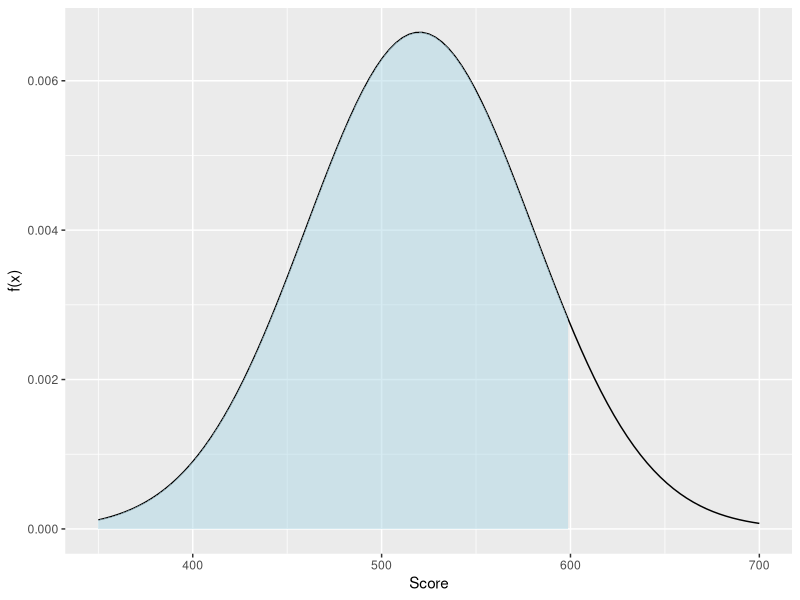

This chart was generated by the following R code:
## ---- chunk 1
#| echo: false
suppressMessages(require(ggplot2))
## ---- chunk 2
#| echo: true
pnorm(1.8,0,1)
pnorm(1.89,0,1)
## ---- chunk 3
#| echo: false
x       = 4
mu      = 5
sigmaSq = 9
pnorm(x, mu, sqrt(sigmaSq))
## ---- chunk 4
#| echo: false
#| fig-cap: "Shaded region corresponding to P(X < 600)"
#| fig-alt: "plot of the normal density with the probability of X being less than 600 shaded"
x       = 600
mu      = 520
sigmaSq = 3600

funcShaded <- function(x, lower_bound) {
    y = dnorm(x, mean = mu, sd = sqrt(sigmaSq))
    y[x >= lower_bound] <- NA
    return(y)
}

xMin = 350
xMax = 700
ggplot(data.frame(x = c(xMin, xMax)), aes(x = x)) + 
    stat_function(fun = dnorm, args = list(mean = mu, sd = sqrt(sigmaSq))) + 
    stat_function(fun = funcShaded, args = list(lower_bound = x), 
                  geom = "area", fill = 'lightblue', alpha = .5) +
    scale_x_continuous(name = "Score") + scale_y_continuous(name = "f(x)")
## ---- chunk 5
#| echo: true
x       = 600
mu      = 520
sigmaSq = 3600
pnorm(x, mu, sqrt(sigmaSq))
## ---- chunk 6
#| echo: true
pnorm(4,5,3)
## ---- chunk 7
#| echo: true
qnorm(.7,5,3)
